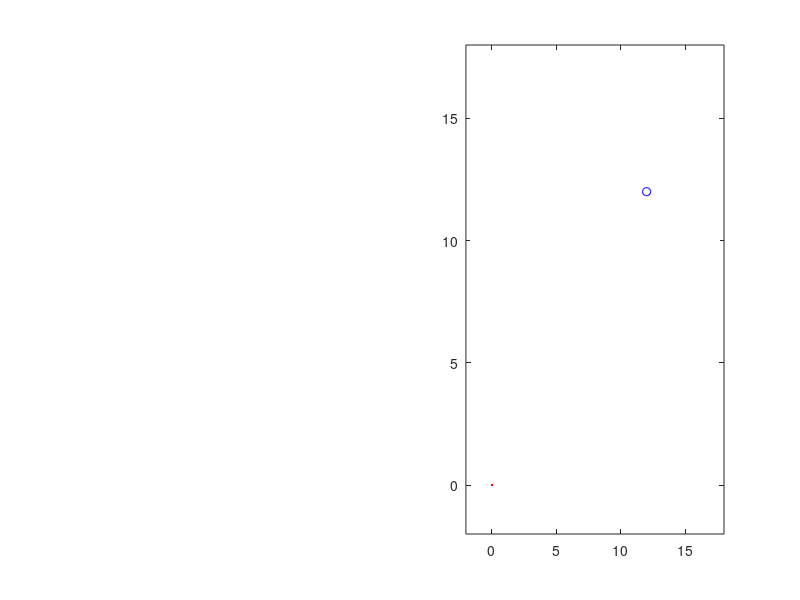

MATLAB code to generate this figure: (Note: this script raises an error after producing the figure.)
clear all, close all, clc

figure(1),subplot(1,2,2),plot(12,12,'bo'),hold on
ha1=plot(0,0,'b.');
ha2=plot(0,0,'g.');
ha3=plot(0,0,'r.');

xlim([-2 18])
ylim([-2 18])

rel_loc_x_array=[];
rel_loc_y_array=[];
rel_x_array=[];
rel_y_array=[];
rel_x_per_array=[];
rel_y_per_array=[];


while(1)
    plot_rssi_array = dlmread('~/.ros/plot_rssi_array.txt');
    plot_rssi_heading_array = dlmread('~/.ros/plot_rssi_heading_array.txt');
    plot_angle_rssi = dlmread('~/.ros/plot_angle_rssi.txt');
    %Real odoometry
    fid = fopen('~/.ros/rel_loc_x.txt');data = textscan(fid,'%f');rel_loc_x = data{1,1};
    fid = fopen('~/.ros/rel_loc_y.txt'); data = textscan(fid,'%f');rel_loc_y = data{1,1};
    %Perfect odometry
    fid = fopen('~/.ros/rel_x_per.txt');data = textscan(fid,'%f');rel_x_per = data{1,1};
    fid = fopen('~/.ros/rel_y_per.txt'); data = textscan(fid,'%f');rel_y_per = data{1,1};
    %adapted odometry
    fid = fopen('~/.ros/rel_x.txt');data = textscan(fid,'%f');rel_x = data{1,1};
    fid = fopen('~/.ros/rel_y.txt'); data = textscan(fid,'%f');rel_y = data{1,1};    
    %figure(1),plot(rad2deg(plot_rssi_heading_array),plot_rssi_array)
    
    %figure(1),subplot(1,2,1),polarplot(plot_rssi_heading_array+pi,plot_rssi_array)
    [value index1] = max(plot_rssi_array);
  %  hold on
    %polarplot(plot_rssi_heading_array(index1),max(plot_rssi_array),'*r')
   % polarplot(plot_angle_rssi(1)+pi,min(plot_rssi_array),'*g')
  %  ax = gca;
   % ax.ThetaLim=[-180,180];
   % ax.ThetaZeroLocation = 'bottom';
   % hold off
    %disp(plot_rssi_heading_array(end) - plot_angle_rssi(1))
    %disp(plot_angle_rssi(2))
%    title([num2str(plot_rssi_heading_array(end) - plot_angle_rssi(1)),' ',num2str(plot_angle_rssi(2))])
            
        %subplot(1,2,2), hold on, plot(12,12,'bo'), 
        if ~isempty(rel_loc_x) &&  ~isempty(rel_loc_y)
        rel_loc_x_array = [rel_loc_x_array;rel_loc_x];
        rel_loc_y_array = [rel_loc_y_array;rel_loc_y];
        end
        if ~isempty(rel_x) && ~isempty(rel_y)
        rel_x_array = [rel_x_array;rel_x];
        rel_y_array = [rel_y_array;rel_y];
        end
        if ~isempty(rel_x_per) && ~isempty(rel_y_per)
        rel_x_per_array = [rel_x_per_array;rel_x_per];
        rel_y_per_array = [rel_y_per_array;rel_y_per];
        end
        set(ha1,'XData',rel_loc_x_array,'YData',rel_loc_y_array);
         set(ha2,'XData',rel_x_per_array,'YData',rel_y_per_array);
        set(ha3,'XData',rel_x_array,'YData',rel_y_array);
        drawnow
        pause(0.1)
        
       % hold off
    %end
   % pause(0.1)
end

